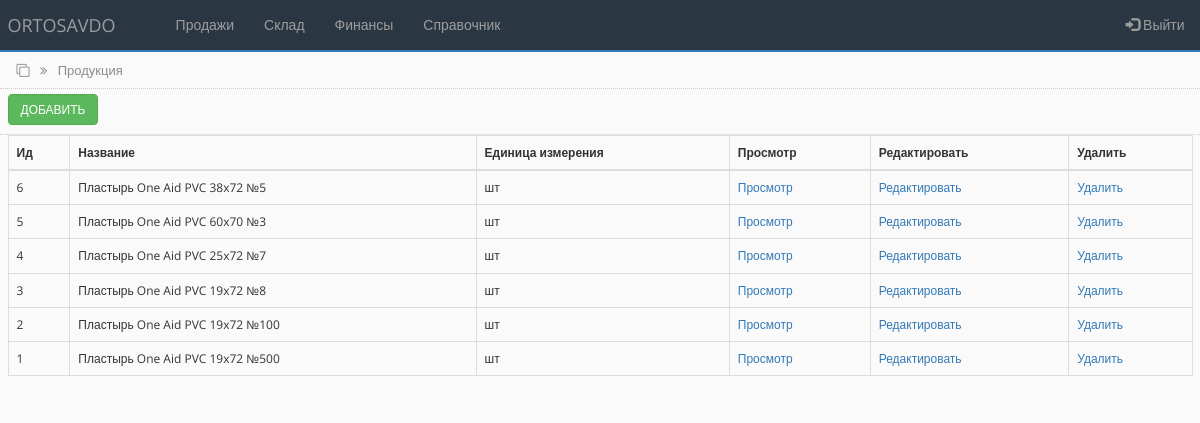
Before: /products.php (signed in) with the older database file.
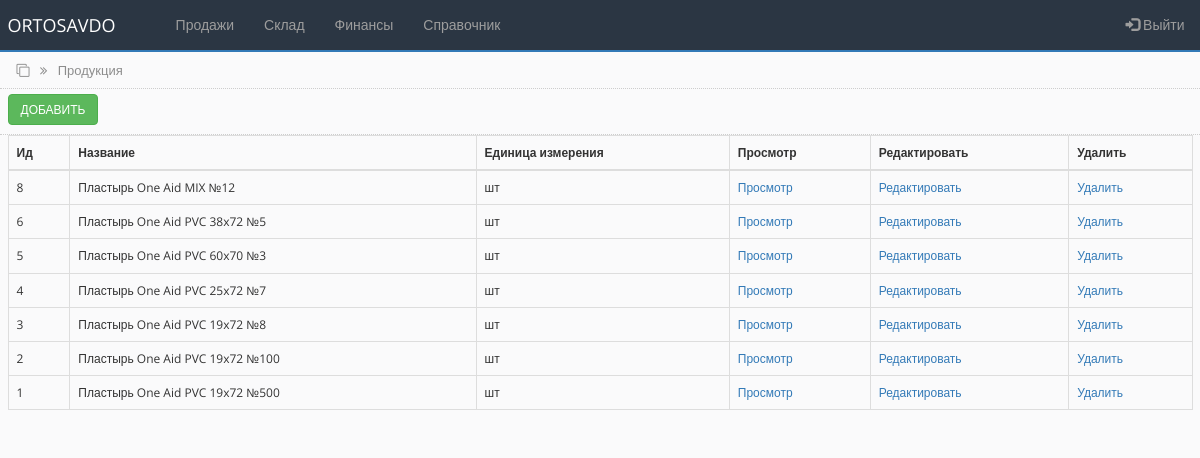
After: the same page with the newer database file.
### tables this page shows
CREATE TABLE `products_tbl` (
  `id` int(100) NOT NULL,
  `name` varchar(250) NOT NULL,
  `unit` varchar(250) NOT NULL
);

### products.php (the view, shortened to what this page needs)
<?php
include('settings.php');
$query = "SELECT * FROM products_tbl ORDER by id DESC";
$rs_result = mysqli_query ($connect, $query);
?>
<!DOCTYPE html>
<html lang="en">
<head>
    <link rel="stylesheet" href="https://maxcdn.bootstrapcdn.com/bootstrap/3.4.1/css/bootstrap.min.css">
    <link rel="stylesheet" href="https://cdnjs.cloudflare.com/ajax/libs/font-awesome/4.7.0/css/font-awesome.min.css">
    <link rel="stylesheet" href="css/bootstrap-grid.min.css">
    <link rel="stylesheet" href="css/style.css">
</head>
<body>
<?php include 'partSite/nav.php'; ?>
<div class="page_name">
    <div class="container-fluid">
        <i class="fa fa-clone" aria-hidden="true"></i>
        <i class="fa fa-angle-double-right right_cus"></i>
        <span class="right_cus">Продукция</span>
    </div>
</div>
<div class="toolbar">
        <div class="container-fluid">
           <a href="add_product.php"> <button type="button" class="btn btn-success">Добавить</button> </a>
        </div>
</div>
<div class="all_table">
    <div class="container-fluid">
        <table class="table table-hover table-bordered">
        <thead>
            <tr>
            <th scope="col">Ид</th>
            <th scope="col">Название</th>
            <th scope="col">Единица измерения </th>
            <th scope="col">Просмотр</th>
            <th scope="col">Редактировать</th>
            <th scope="col">Удалить</th>
            </tr>
        </thead>
        <tbody>
<?php
    while ($row = mysqli_fetch_array($rs_result)) {
?>
            <tr>
                <td><?php echo $row["id"]; ?></td>
                <td><?php echo $row["name"]; ?></td>
                <td><?php echo $row["unit"]; ?></td>
                <td><a href="#">Просмотр</a></td>
                <td><a href="#">Редактировать</a></td>
                <td><a href="#" onclick="return confirm('Удалить?')" role="button">Удалить</a></td>
            </tr>
<?php
    };
?>
        </tbody>
        </table>
    </div>
</div>
</body>
</html>

### partSite/nav.php (shortened to what this page needs)
<nav class="navbar navbar-inverse navbar-custom">
  <div class="container-fluid">
    <div class="navbar-header">
      <a class="navbar-brand" href="main.php">ORTOSAVDO</a>
    </div>
    <ul class="nav navbar-nav">
      <li><a href="#"></a></li>
      <li class="dropdown">
        <a class="dropdown-toggle" data-toggle="dropdown" href="#">Продажи</a>
      </li>
      <li class="dropdown">
        <a class="dropdown-toggle" data-toggle="dropdown" href="#">Склад</a>
      </li>
      <li class="dropdown">
        <a class="dropdown-toggle" data-toggle="dropdown" href="#">Финансы</a>
      </li>
      <li class="dropdown">
        <a class="dropdown-toggle" data-toggle="dropdown" href="#">Справочник</a>
      </li>
    </ul>
    <ul class="nav navbar-nav navbar-right r15" data-toggle="modal" data-target="#exampleModal">
      <li><a href="#"><span class="glyphicon glyphicon-log-in"></span> Выйти</a></li>
    </ul>
  </div>
</nav>

Changed rows visible on the page:
added products_tbl: id "8", name "Пластырь One Aid MIX №12", unit "шт"
